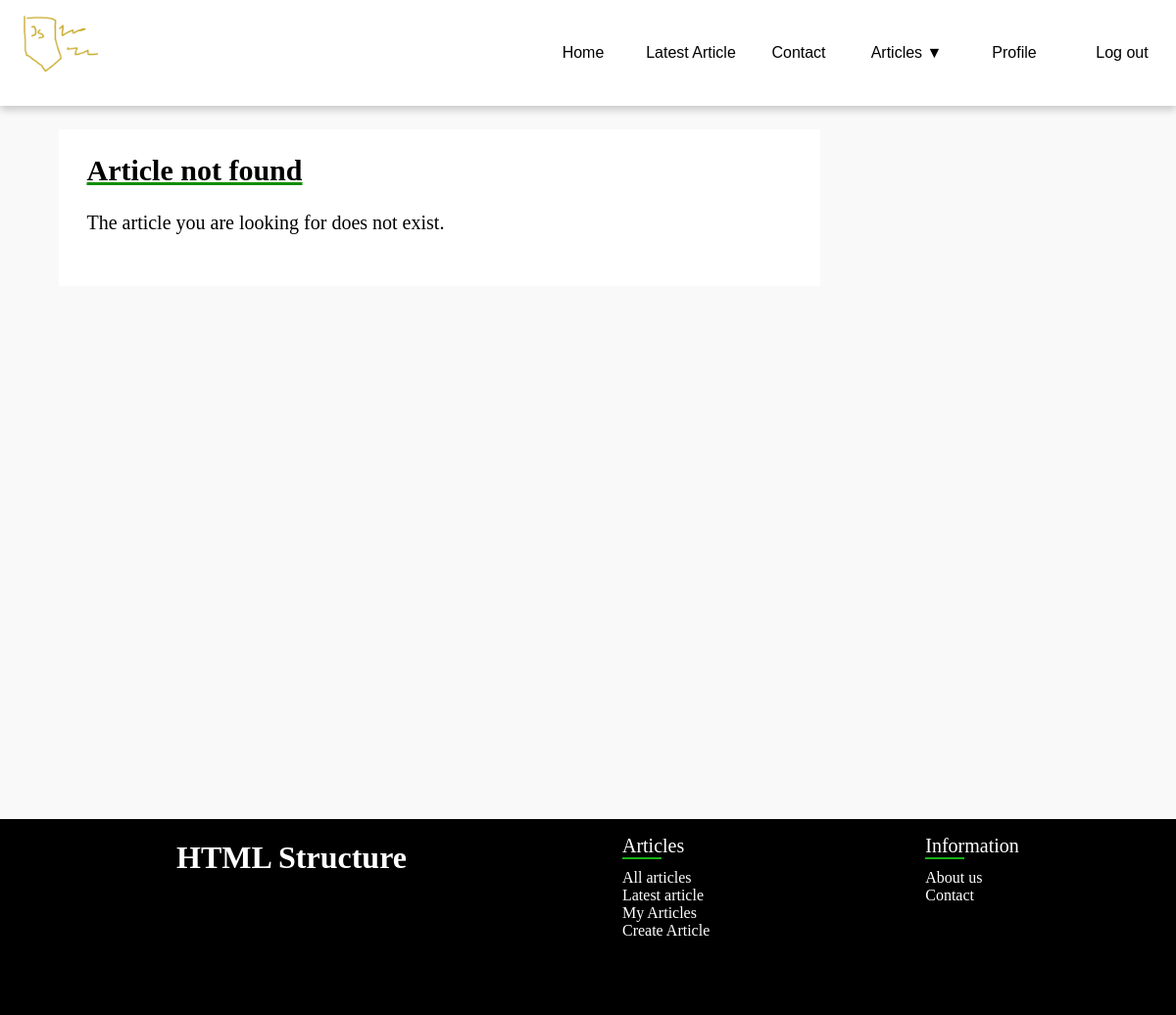
Page /blog/article.php?id=26 (signed in) on the earlier database version.
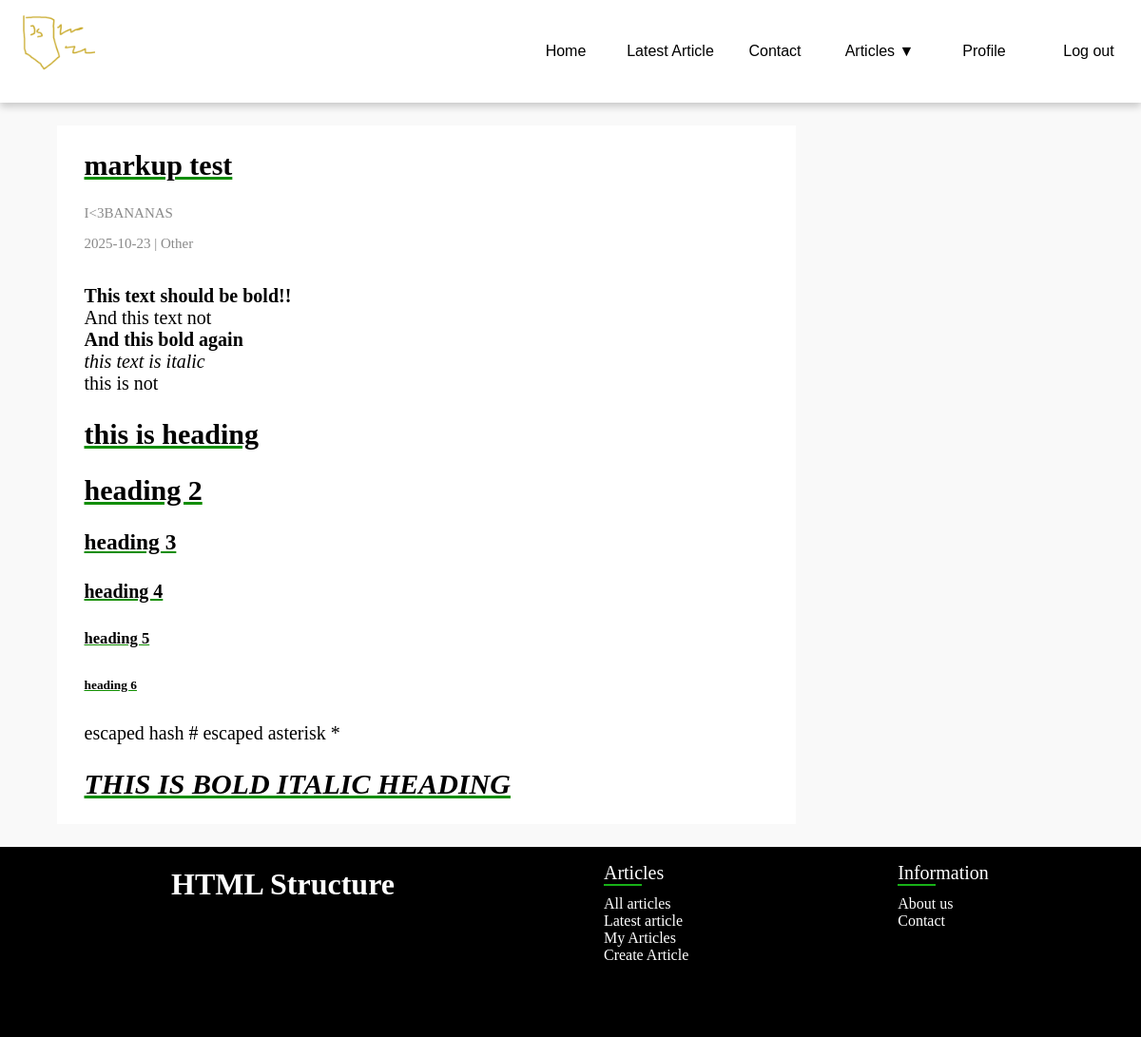
Same page on the later database version.
### tables this page shows
CREATE TABLE `articles` (
  `id` int(11) NOT NULL,
  `title` text DEFAULT NULL,
  `article` text DEFAULT NULL,
  `ownerID` int(11) DEFAULT NULL,
  `date` date DEFAULT NULL,
  `image` text DEFAULT NULL,
  `categoryID` int(11) DEFAULT NULL
);

CREATE TABLE `users` (
  `id` int(11) NOT NULL,
  `login` text DEFAULT NULL,
  `password` text DEFAULT NULL,
  `role` varchar(10) DEFAULT NULL
);

CREATE TABLE `categories` (
  `categoryID` int(11) NOT NULL,
  `category` text DEFAULT NULL
);

### blog/article.php (the view, shortened to what this page needs)
<?php
require("php/connection.php");
require("php/functions.php");
$user = checkSession($con);
if(isset($_GET['id'])){
    $id = $_GET['id'];
    $query = $con->prepare("SELECT c.category,a.id, u.login, a.ownerID, a.title, a.article, a.date
    FROM articles a join users u on u.id = a.ownerID join categories c on a.categoryID=c.categoryID WHERE a.id = ?");
    $query->bind_param("i", $id);
    $query->execute();
    $articleResult = $query->get_result();
    if($articleResult){
        $articleData = $articleResult->fetch_assoc();
    }
}
else{
    $articleData = $con->query("SELECT c.category, a.id, u.login, a.ownerID, a.title, a.article, a.date
    FROM articles a join users u on a.ownerID = u.id join categories c on a.categoryID=c.categoryID
    ORDER BY a.id DESC LIMIT 1")->fetch_assoc();
}
$role = getRole($user);
?>
<!DOCTYPE html>
<html lang="en">
<head>
    <link rel="stylesheet" href="style.css">
</head>
<body>
    <?php
    getNav($role);
    ?>
    <div class="container">
        <main class="article">
             <article>
                <?php
                if(isset($articleData)){
                    echo '<h1>'.$articleData['title'].'</h1>
                    <p id="date">'.$articleData['login'].'</p>
                    <p id="date">'.$articleData['date'].' | '.$articleData['category'].'</p>
                    <p>'.parseMarkup($articleData['article']).'</p>';
                }
                else{
                    echo '<h2>Article not found</h2>
                    <p>The article you are looking for does not exist.</p>';
}
                ?>
            </article>
        </main>
    </div>
    <?php
    getFooter($role);
    ?>
</body>
</html>

### blog/php/functions.php (shortened to what this page needs)
<?php
function getNav($role){
    echo "<nav>
        <img id='logo' src='static/logo.png' alt='logo'>
        <div class='nav-buttons'>
            <button onclick=\"location.href='index.php'\">Home</button>
            <button onclick=\"location.href='article.php'\">Latest Article</button>
            <button onclick=\"location.href='contact.php'\">Contact</button>";
    if(isUser($role)){
        echo "<div class='dropdown'>";
            echo "<button class='dropbtn'>Articles ▼</button>";
        echo "</div>";
        echo "<button onclick=\"location.href='profile.php'\">Profile</button>";
        echo "<button onclick=\"location.href='logout.php'\">Log out</button>";
    }
    else{
        echo "<button onclick=\"location.href='login.php'\">Log in</button>";
    }
    echo "</div>
        <img id='hamburger' src='static/hamburger.png' alt='hamburger'>
        <img id='x' src='static/x.png' alt='x'>
        </nav>";
}
function getFooter($role){
    echo "<footer>
        <h1>HTML Structure</h1>
        <ul>
            <li>Articles</li>
            <li><span></span></li>
            <li><a href='index.php'>All articles</a></li>
            <li><a href='article.php'>Latest article</a></li>
            ";
    if(isUser($role)){
        echo "<li><a href='myarticles.php'>My Articles</a></li>
              <li><a href='managearticle.php'>Create Article</a></li>";
    }
    echo "</ul>
        <ul>
            <li>Information</li>
            <li><span></span></li>
            <li><a href='#'>About us</a></li>
            <li><a href='contact.php'>Contact</a></li>
        </ul>
    </footer>
    <button onclick=\"scrollToTop()\" id=\"scroll\" style=\"display: none\">↑</button>
    <script src=\"script.js\"></script>";
}
function checkSession($con){
    if(isset($_SESSION["userID"])){
        $id = $_SESSION["userID"];
        $query = $con->prepare("SELECT * FROM users u INNER JOIN user_data ud ON ud.userID = u.id  WHERE u.id = ? LIMIT 1");
        $query->bind_param("i", $id);
        $query->execute();
        $result = $query->get_result();
        if($result && mysqli_num_rows($result) > 0){
            return $result->fetch_assoc();
        }
    }
}
function isAdmin($role){
    return $role == "admin" ||  isSuperAdmin($role);
}
function isSuperAdmin($role){
    return $role == "superadmin";
}
function isUser($role){
    return $role == 'user' || isAdmin($role);
}
function parseMarkup($article){
    $article = str_replace(['\#', '\*'], ['_ESC_HASH_', '_ESC_STAR_'], $article);
    $article = preg_replace("/^######\s+(.*)$/m","<h6>$1</h6>",$article);
    $article = preg_replace("/^#####\s+(.*)$/m","<h5>$1</h5>",$article);
    $article = preg_replace("/^####\s+(.*)$/m","<h4>$1</h4>",$article);
    $article = preg_replace("/^###\s+(.*)$/m","<h3>$1</h3>",$article);
    $article = preg_replace("/^##\s+(.*)$/m","<h2>$1</h2>",$article);
    $article = preg_replace("/^#\s+(.*)$/m","<h1>$1</h1>",$article);
    $article = preg_replace("/\*\*(.*?)\*\*/",'<b>$1</b>',$article);
    $article = preg_replace("/\*(.*?)\*/","<i>$1</i>",$article);
    $article = str_replace(['_ESC_HASH_', '_ESC_STAR_'], ['#', '*'], $article);
    return $article;
}

Differences in the rows shown:
now on this page (row edited): articles: title "markup test", ownerID.login "I<3BANANAS", date "2025-10-23", categoryID.category "Other", article "This text should be bold!! And this text not And this bold again this text is italic this is not this is heading heading 2 heading 3 heading 4 heading 5 heading 6 escaped hash # escaped asterisk * THIS IS BOLD ITALIC HEADING"
Other differences:
text no longer shown: "Article not found The article you are looking for does not exist."
